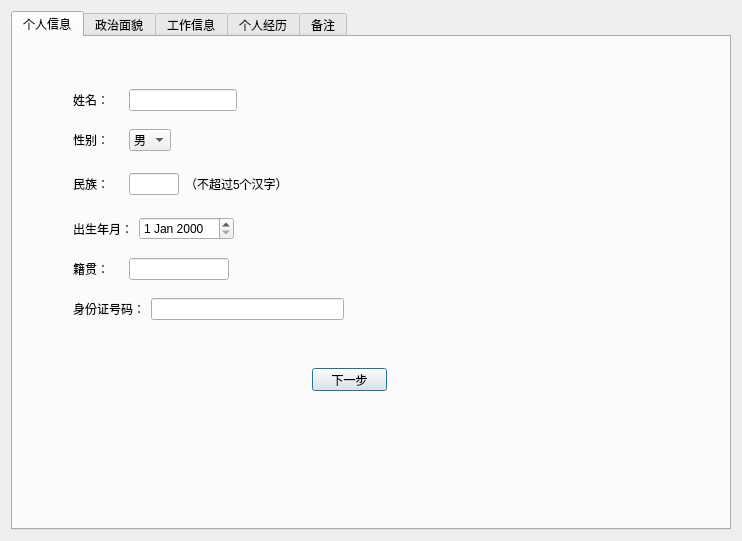
<?xml version="1.0" encoding="UTF-8"?>
<ui version="4.0">
 <class>AddTeacherInfoDialog</class>
 <widget class="QDialog" name="AddTeacherInfoDialog">
  <property name="geometry">
   <rect>
    <x>0</x>
    <y>0</y>
    <width>742</width>
    <height>541</height>
   </rect>
  </property>
  <property name="windowTitle">
   <string>Dialog</string>
  </property>
  <layout class="QVBoxLayout" name="verticalLayout">
   <item>
    <widget class="QTabWidget" name="tabWidget">
     <property name="currentIndex">
      <number>0</number>
     </property>
     <widget class="QWidget" name="tab">
      <attribute name="title">
       <string>个人信息</string>
      </attribute>
      <widget class="QWidget" name="layoutWidget">
       <property name="geometry">
        <rect>
         <x>60</x>
         <y>40</y>
         <width>271</width>
         <height>261</height>
        </rect>
       </property>
       <layout class="QVBoxLayout" name="verticalLayout_2">
        <item>
         <layout class="QHBoxLayout" name="horizontalLayout">
          <item>
           <widget class="QLabel" name="label">
            <property name="text">
             <string>姓名：    </string>
            </property>
           </widget>
          </item>
          <item>
           <widget class="QLineEdit" name="lineEdit">
            <property name="maximumSize">
             <size>
              <width>150</width>
              <height>16777215</height>
             </size>
            </property>
           </widget>
          </item>
          <item>
           <spacer name="horizontalSpacer">
            <property name="orientation">
             <enum>Qt::Horizontal</enum>
            </property>
            <property name="sizeHint" stdset="0">
             <size>
              <width>40</width>
              <height>20</height>
             </size>
            </property>
           </spacer>
          </item>
         </layout>
        </item>
        <item>
         <layout class="QHBoxLayout" name="horizontalLayout_4">
          <item>
           <widget class="QLabel" name="label_2">
            <property name="text">
             <string>性别：    </string>
            </property>
           </widget>
          </item>
          <item>
           <widget class="QComboBox" name="comboBox">
            <item>
             <property name="text">
              <string>男</string>
             </property>
            </item>
            <item>
             <property name="text">
              <string>女</string>
             </property>
            </item>
           </widget>
          </item>
          <item>
           <spacer name="horizontalSpacer_2">
            <property name="orientation">
             <enum>Qt::Horizontal</enum>
            </property>
            <property name="sizeHint" stdset="0">
             <size>
              <width>40</width>
              <height>20</height>
             </size>
            </property>
           </spacer>
          </item>
         </layout>
        </item>
        <item>
         <layout class="QHBoxLayout" name="horizontalLayout_3">
          <item>
           <widget class="QLabel" name="label_3">
            <property name="text">
             <string>民族：    </string>
            </property>
           </widget>
          </item>
          <item>
           <widget class="QLineEdit" name="lineEdit_3">
            <property name="maximumSize">
             <size>
              <width>50</width>
              <height>16777215</height>
             </size>
            </property>
           </widget>
          </item>
          <item>
           <widget class="QLabel" name="label_11">
            <property name="maximumSize">
             <size>
              <width>16777215</width>
              <height>30</height>
             </size>
            </property>
            <property name="text">
             <string>（不超过5个汉字）    </string>
            </property>
           </widget>
          </item>
          <item>
           <spacer name="horizontalSpacer_3">
            <property name="orientation">
             <enum>Qt::Horizontal</enum>
            </property>
            <property name="sizeHint" stdset="0">
             <size>
              <width>40</width>
              <height>20</height>
             </size>
            </property>
           </spacer>
          </item>
         </layout>
        </item>
        <item>
         <layout class="QHBoxLayout" name="horizontalLayout_5">
          <item>
           <widget class="QLabel" name="label_6">
            <property name="text">
             <string>出生年月：</string>
            </property>
           </widget>
          </item>
          <item>
           <widget class="QDateEdit" name="dateEdit"/>
          </item>
          <item>
           <spacer name="horizontalSpacer_5">
            <property name="orientation">
             <enum>Qt::Horizontal</enum>
            </property>
            <property name="sizeHint" stdset="0">
             <size>
              <width>40</width>
              <height>20</height>
             </size>
            </property>
           </spacer>
          </item>
         </layout>
        </item>
        <item>
         <layout class="QHBoxLayout" name="horizontalLayout_6">
          <item>
           <widget class="QLabel" name="label_4">
            <property name="text">
             <string>籍贯：    </string>
            </property>
           </widget>
          </item>
          <item>
           <widget class="QLineEdit" name="lineEdit_4">
            <property name="maximumSize">
             <size>
              <width>100</width>
              <height>16777215</height>
             </size>
            </property>
           </widget>
          </item>
          <item>
           <spacer name="horizontalSpacer_4">
            <property name="orientation">
             <enum>Qt::Horizontal</enum>
            </property>
            <property name="sizeHint" stdset="0">
             <size>
              <width>40</width>
              <height>20</height>
             </size>
            </property>
           </spacer>
          </item>
         </layout>
        </item>
        <item>
         <layout class="QHBoxLayout" name="horizontalLayout_2">
          <item>
           <widget class="QLabel" name="label_5">
            <property name="text">
             <string>身份证号码：</string>
            </property>
           </widget>
          </item>
          <item>
           <widget class="QLineEdit" name="lineEdit_2"/>
          </item>
         </layout>
        </item>
       </layout>
      </widget>
      <widget class="QPushButton" name="m_Page1Next">
       <property name="geometry">
        <rect>
         <x>299</x>
         <y>331</y>
         <width>75</width>
         <height>23</height>
        </rect>
       </property>
       <property name="text">
        <string>下一步</string>
       </property>
      </widget>
     </widget>
     <widget class="QWidget" name="tab_2">
      <attribute name="title">
       <string>政治面貌</string>
      </attribute>
      <widget class="QWidget" name="layoutWidget">
       <property name="geometry">
        <rect>
         <x>60</x>
         <y>40</y>
         <width>181</width>
         <height>81</height>
        </rect>
       </property>
       <layout class="QVBoxLayout" name="verticalLayout_3">
        <item>
         <layout class="QHBoxLayout" name="horizontalLayout_8">
          <item>
           <widget class="QLabel" name="label_7">
            <property name="text">
             <string>政治面貌：</string>
            </property>
           </widget>
          </item>
          <item>
           <widget class="QComboBox" name="comboBox_2">
            <property name="maxVisibleItems">
             <number>20</number>
            </property>
            <property name="sizeAdjustPolicy">
             <enum>QComboBox::AdjustToContents</enum>
            </property>
            <property name="frame">
             <bool>true</bool>
            </property>
            <item>
             <property name="text">
              <string>共产党员</string>
             </property>
            </item>
            <item>
             <property name="text">
              <string>民革成员</string>
             </property>
            </item>
            <item>
             <property name="text">
              <string>民盟盟员</string>
             </property>
            </item>
            <item>
             <property name="text">
              <string>民建会员</string>
             </property>
            </item>
            <item>
             <property name="text">
              <string>民进会员</string>
             </property>
            </item>
            <item>
             <property name="text">
              <string>农工党党员</string>
             </property>
            </item>
            <item>
             <property name="text">
              <string>致公党党员</string>
             </property>
            </item>
            <item>
             <property name="text">
              <string>九三学社社员</string>
             </property>
            </item>
            <item>
             <property name="text">
              <string>台盟盟员</string>
             </property>
            </item>
            <item>
             <property name="text">
              <string>无党派民主人士</string>
             </property>
            </item>
           </widget>
          </item>
         </layout>
        </item>
        <item>
         <layout class="QHBoxLayout" name="horizontalLayout_7">
          <item>
           <widget class="QLabel" name="label_8">
            <property name="text">
             <string>入党时间：</string>
            </property>
           </widget>
          </item>
          <item>
           <widget class="QDateEdit" name="dateEdit_2"/>
          </item>
         </layout>
        </item>
       </layout>
      </widget>
      <widget class="QWidget" name="layoutWidget">
       <property name="geometry">
        <rect>
         <x>210</x>
         <y>330</y>
         <width>164</width>
         <height>25</height>
        </rect>
       </property>
       <layout class="QHBoxLayout" name="horizontalLayout_9">
        <item>
         <widget class="QPushButton" name="m_Page2Pre">
          <property name="text">
           <string>上一步</string>
          </property>
         </widget>
        </item>
        <item>
         <spacer name="horizontalSpacer_6">
          <property name="orientation">
           <enum>Qt::Horizontal</enum>
          </property>
          <property name="sizeHint" stdset="0">
           <size>
            <width>40</width>
            <height>20</height>
           </size>
          </property>
         </spacer>
        </item>
        <item>
         <widget class="QPushButton" name="m_Page2Next">
          <property name="text">
           <string>下一步</string>
          </property>
         </widget>
        </item>
       </layout>
      </widget>
     </widget>
     <widget class="QWidget" name="tab_3">
      <attribute name="title">
       <string>工作信息</string>
      </attribute>
      <widget class="QWidget" name="layoutWidget_5">
       <property name="geometry">
        <rect>
         <x>470</x>
         <y>439</y>
         <width>164</width>
         <height>25</height>
        </rect>
       </property>
       <layout class="QHBoxLayout" name="horizontalLayout_24">
        <item>
         <widget class="QPushButton" name="m_Page3Pre">
          <property name="text">
           <string>上一步</string>
          </property>
         </widget>
        </item>
        <item>
         <spacer name="horizontalSpacer_15">
          <property name="orientation">
           <enum>Qt::Horizontal</enum>
          </property>
          <property name="sizeHint" stdset="0">
           <size>
            <width>40</width>
            <height>20</height>
           </size>
          </property>
         </spacer>
        </item>
        <item>
         <widget class="QPushButton" name="m_Page3Next">
          <property name="text">
           <string>下一步</string>
          </property>
         </widget>
        </item>
       </layout>
      </widget>
      <widget class="Line" name="line_3">
       <property name="geometry">
        <rect>
         <x>60</x>
         <y>150</y>
         <width>571</width>
         <height>16</height>
        </rect>
       </property>
       <property name="orientation">
        <enum>Qt::Horizontal</enum>
       </property>
      </widget>
      <widget class="Line" name="line_4">
       <property name="geometry">
        <rect>
         <x>58</x>
         <y>281</y>
         <width>571</width>
         <height>16</height>
        </rect>
       </property>
       <property name="orientation">
        <enum>Qt::Horizontal</enum>
       </property>
      </widget>
      <widget class="QWidget" name="layoutWidget">
       <property name="geometry">
        <rect>
         <x>60</x>
         <y>41</y>
         <width>471</width>
         <height>101</height>
        </rect>
       </property>
       <layout class="QGridLayout" name="gridLayout">
        <item row="0" column="0">
         <layout class="QHBoxLayout" name="horizontalLayout_22">
          <item>
           <widget class="QLabel" name="label_9">
            <property name="text">
             <string>所在专业： </string>
            </property>
           </widget>
          </item>
          <item>
           <widget class="QComboBox" name="comboBox_7">
            <property name="sizePolicy">
             <sizepolicy hsizetype="MinimumExpanding" vsizetype="Fixed">
              <horstretch>0</horstretch>
              <verstretch>0</verstretch>
             </sizepolicy>
            </property>
            <property name="maxVisibleItems">
             <number>20</number>
            </property>
            <item>
             <property name="text">
              <string>细胞与发育生物学系</string>
             </property>
            </item>
            <item>
             <property name="text">
              <string>遗传学系</string>
             </property>
            </item>
            <item>
             <property name="text">
              <string>植物学与动物学系</string>
             </property>
            </item>
            <item>
             <property name="text">
              <string>病毒学系</string>
             </property>
            </item>
            <item>
             <property name="text">
              <string>微生物学系</string>
             </property>
            </item>
            <item>
             <property name="text">
              <string>生物化学系</string>
             </property>
            </item>
            <item>
             <property name="text">
              <string>实验中心</string>
             </property>
            </item>
            <item>
             <property name="text">
              <string>公共服务中心</string>
             </property>
            </item>
            <item>
             <property name="text">
              <string>仪器设备共享中心</string>
             </property>
            </item>
            <item>
             <property name="text">
              <string>院党政办公室</string>
             </property>
            </item>
            <item>
             <property name="text">
              <string>其他</string>
             </property>
            </item>
           </widget>
          </item>
          <item>
           <spacer name="horizontalSpacer_21">
            <property name="orientation">
             <enum>Qt::Horizontal</enum>
            </property>
            <property name="sizeHint" stdset="0">
             <size>
              <width>40</width>
              <height>20</height>
             </size>
            </property>
           </spacer>
          </item>
         </layout>
        </item>
        <item row="0" column="1">
         <layout class="QHBoxLayout" name="horizontalLayout_19">
          <item>
           <spacer name="horizontalSpacer_13">
            <property name="orientation">
             <enum>Qt::Horizontal</enum>
            </property>
            <property name="sizeHint" stdset="0">
             <size>
              <width>40</width>
              <height>20</height>
             </size>
            </property>
           </spacer>
          </item>
          <item>
           <widget class="QLabel" name="label_10">
            <property name="text">
             <string>类别：</string>
            </property>
           </widget>
          </item>
          <item>
           <widget class="QComboBox" name="comboBox_3">
            <item>
             <property name="text">
              <string>教师</string>
             </property>
            </item>
            <item>
             <property name="text">
              <string>管理</string>
             </property>
            </item>
            <item>
             <property name="text">
              <string>专技</string>
             </property>
            </item>
            <item>
             <property name="text">
              <string>工人</string>
             </property>
            </item>
           </widget>
          </item>
          <item>
           <spacer name="horizontalSpacer_22">
            <property name="orientation">
             <enum>Qt::Horizontal</enum>
            </property>
            <property name="sizeHint" stdset="0">
             <size>
              <width>40</width>
              <height>20</height>
             </size>
            </property>
           </spacer>
          </item>
         </layout>
        </item>
        <item row="1" column="0">
         <layout class="QHBoxLayout" name="horizontalLayout_20">
          <item>
           <widget class="QLabel" name="label_21">
            <property name="text">
             <string>人事号：   </string>
            </property>
           </widget>
          </item>
          <item>
           <widget class="QLineEdit" name="lineEdit_9"/>
          </item>
          <item>
           <widget class="QLabel" name="label_34">
            <property name="text">
             <string>（8位数字）</string>
            </property>
           </widget>
          </item>
         </layout>
        </item>
        <item row="1" column="1">
         <layout class="QHBoxLayout" name="horizontalLayout_21">
          <item>
           <spacer name="horizontalSpacer_20">
            <property name="orientation">
             <enum>Qt::Horizontal</enum>
            </property>
            <property name="sizeHint" stdset="0">
             <size>
              <width>40</width>
              <height>20</height>
             </size>
            </property>
           </spacer>
          </item>
          <item>
           <widget class="QLabel" name="label_22">
            <property name="text">
             <string>任现职时间：</string>
            </property>
           </widget>
          </item>
          <item>
           <widget class="QLineEdit" name="lineEdit_10">
            <property name="minimumSize">
             <size>
              <width>0</width>
              <height>0</height>
             </size>
            </property>
            <property name="maximumSize">
             <size>
              <width>60</width>
              <height>16777215</height>
             </size>
            </property>
           </widget>
          </item>
         </layout>
        </item>
        <item row="2" column="0">
         <layout class="QHBoxLayout" name="horizontalLayout_23">
          <item>
           <widget class="QLabel" name="label_23">
            <property name="text">
             <string>职称/职级：</string>
            </property>
           </widget>
          </item>
          <item>
           <widget class="QLineEdit" name="lineEdit_16">
            <property name="minimumSize">
             <size>
              <width>0</width>
              <height>0</height>
             </size>
            </property>
            <property name="maximumSize">
             <size>
              <width>16777215</width>
              <height>16777215</height>
             </size>
            </property>
           </widget>
          </item>
          <item>
           <widget class="QDateEdit" name="dateEdit_12">
            <property name="minimumSize">
             <size>
              <width>65</width>
              <height>0</height>
             </size>
            </property>
            <property name="maximumSize">
             <size>
              <width>65</width>
              <height>16777215</height>
             </size>
            </property>
            <property name="displayFormat">
             <string>yyyy/M</string>
            </property>
           </widget>
          </item>
         </layout>
        </item>
        <item row="2" column="1">
         <spacer name="horizontalSpacer_19">
          <property name="orientation">
           <enum>Qt::Horizontal</enum>
          </property>
          <property name="sizeHint" stdset="0">
           <size>
            <width>40</width>
            <height>20</height>
           </size>
          </property>
         </spacer>
        </item>
       </layout>
      </widget>
      <widget class="QWidget" name="layoutWidget">
       <property name="geometry">
        <rect>
         <x>60</x>
         <y>170</y>
         <width>211</width>
         <height>101</height>
        </rect>
       </property>
       <layout class="QVBoxLayout" name="verticalLayout_11">
        <item>
         <layout class="QHBoxLayout" name="horizontalLayout_18">
          <item>
           <widget class="QLabel" name="label_37">
            <property name="text">
             <string>行政兼职：</string>
            </property>
           </widget>
          </item>
          <item>
           <widget class="QLineEdit" name="lineEdit_8"/>
          </item>
         </layout>
        </item>
        <item>
         <layout class="QHBoxLayout" name="horizontalLayout_30">
          <item>
           <widget class="QLabel" name="label_38">
            <property name="text">
             <string>其他兼职：</string>
            </property>
           </widget>
          </item>
          <item>
           <widget class="QLineEdit" name="lineEdit_14"/>
          </item>
         </layout>
        </item>
        <item>
         <layout class="QHBoxLayout" name="horizontalLayout_16">
          <item>
           <widget class="QLabel" name="label_35">
            <property name="text">
             <string>学术兼职：</string>
            </property>
           </widget>
          </item>
          <item>
           <widget class="QLineEdit" name="lineEdit_6"/>
          </item>
         </layout>
        </item>
       </layout>
      </widget>
      <widget class="QWidget" name="layoutWidget">
       <property name="geometry">
        <rect>
         <x>60</x>
         <y>303</y>
         <width>372</width>
         <height>81</height>
        </rect>
       </property>
       <layout class="QVBoxLayout" name="verticalLayout_10">
        <item>
         <layout class="QHBoxLayout" name="horizontalLayout_35">
          <item>
           <layout class="QHBoxLayout" name="horizontalLayout_32">
            <item>
             <widget class="QLabel" name="label_39">
              <property name="text">
               <string>研究生培养：    </string>
              </property>
             </widget>
            </item>
            <item>
             <widget class="QComboBox" name="comboBox_4">
              <item>
               <property name="text">
                <string>无</string>
               </property>
              </item>
              <item>
               <property name="text">
                <string>硕导</string>
               </property>
              </item>
              <item>
               <property name="text">
                <string>博导</string>
               </property>
              </item>
             </widget>
            </item>
           </layout>
          </item>
          <item>
           <layout class="QHBoxLayout" name="horizontalLayout_31">
            <item>
             <spacer name="horizontalSpacer_24">
              <property name="orientation">
               <enum>Qt::Horizontal</enum>
              </property>
              <property name="sizeHint" stdset="0">
               <size>
                <width>40</width>
                <height>20</height>
               </size>
              </property>
             </spacer>
            </item>
            <item>
             <widget class="QLabel" name="label_40">
              <property name="text">
               <string>任博导时间：</string>
              </property>
             </widget>
            </item>
            <item>
             <widget class="QLineEdit" name="lineEdit_15">
              <property name="maximumSize">
               <size>
                <width>60</width>
                <height>16777215</height>
               </size>
              </property>
             </widget>
            </item>
            <item>
             <spacer name="horizontalSpacer_25">
              <property name="orientation">
               <enum>Qt::Horizontal</enum>
              </property>
              <property name="sizeHint" stdset="0">
               <size>
                <width>40</width>
                <height>20</height>
               </size>
              </property>
             </spacer>
            </item>
           </layout>
          </item>
         </layout>
        </item>
        <item>
         <layout class="QHBoxLayout" name="horizontalLayout_17">
          <item>
           <widget class="QLabel" name="label_36">
            <property name="text">
             <string>获人才计划情况：</string>
            </property>
           </widget>
          </item>
          <item>
           <widget class="QLineEdit" name="lineEdit_7"/>
          </item>
         </layout>
        </item>
       </layout>
      </widget>
     </widget>
     <widget class="QWidget" name="tab_4">
      <attribute name="title">
       <string>个人经历</string>
      </attribute>
      <widget class="QWidget" name="layoutWidget_7">
       <property name="geometry">
        <rect>
         <x>470</x>
         <y>439</y>
         <width>164</width>
         <height>25</height>
        </rect>
       </property>
       <layout class="QHBoxLayout" name="horizontalLayout_34">
        <item>
         <widget class="QPushButton" name="m_Page4Pre">
          <property name="text">
           <string>上一步</string>
          </property>
         </widget>
        </item>
        <item>
         <spacer name="horizontalSpacer_18">
          <property name="orientation">
           <enum>Qt::Horizontal</enum>
          </property>
          <property name="sizeHint" stdset="0">
           <size>
            <width>40</width>
            <height>20</height>
           </size>
          </property>
         </spacer>
        </item>
        <item>
         <widget class="QPushButton" name="m_Page4Next">
          <property name="text">
           <string>下一步</string>
          </property>
         </widget>
        </item>
       </layout>
      </widget>
      <widget class="QWidget" name="layoutWidget">
       <property name="geometry">
        <rect>
         <x>61</x>
         <y>172</y>
         <width>291</width>
         <height>111</height>
        </rect>
       </property>
       <layout class="QVBoxLayout" name="verticalLayout_5">
        <item>
         <widget class="QLabel" name="label_29">
          <property name="maximumSize">
           <size>
            <width>16777215</width>
            <height>20</height>
           </size>
          </property>
          <property name="text">
           <string>工作经历及时间：</string>
          </property>
         </widget>
        </item>
        <item>
         <layout class="QHBoxLayout" name="horizontalLayout_14">
          <item>
           <widget class="QLabel" name="label_30">
            <property name="text">
             <string>最初工作时间：</string>
            </property>
           </widget>
          </item>
          <item>
           <widget class="QDateEdit" name="dateEdit_10">
            <property name="displayFormat">
             <string>yyyy/M</string>
            </property>
           </widget>
          </item>
          <item>
           <spacer name="horizontalSpacer_7">
            <property name="orientation">
             <enum>Qt::Horizontal</enum>
            </property>
            <property name="sizeHint" stdset="0">
             <size>
              <width>40</width>
              <height>20</height>
             </size>
            </property>
           </spacer>
          </item>
         </layout>
        </item>
        <item>
         <layout class="QHBoxLayout" name="horizontalLayout_13">
          <item>
           <widget class="QLabel" name="label_31">
            <property name="text">
             <string>工作单位：</string>
            </property>
           </widget>
          </item>
          <item>
           <widget class="QLineEdit" name="lineEdit_5"/>
          </item>
         </layout>
        </item>
        <item>
         <layout class="QHBoxLayout" name="horizontalLayout_15">
          <item>
           <widget class="QLabel" name="label_32">
            <property name="text">
             <string>本院任职时间：</string>
            </property>
           </widget>
          </item>
          <item>
           <widget class="QDateEdit" name="dateEdit_11">
            <property name="displayFormat">
             <string>yyyy/M</string>
            </property>
           </widget>
          </item>
          <item>
           <spacer name="horizontalSpacer_8">
            <property name="orientation">
             <enum>Qt::Horizontal</enum>
            </property>
            <property name="sizeHint" stdset="0">
             <size>
              <width>40</width>
              <height>20</height>
             </size>
            </property>
           </spacer>
          </item>
         </layout>
        </item>
       </layout>
      </widget>
      <widget class="QWidget" name="layoutWidget">
       <property name="geometry">
        <rect>
         <x>61</x>
         <y>312</y>
         <width>571</width>
         <height>91</height>
        </rect>
       </property>
       <layout class="QVBoxLayout" name="verticalLayout_8">
        <item>
         <widget class="QLabel" name="label_33">
          <property name="maximumSize">
           <size>
            <width>16777215</width>
            <height>20</height>
           </size>
          </property>
          <property name="text">
           <string>出国及回国情况：</string>
          </property>
         </widget>
        </item>
        <item>
         <widget class="QTextEdit" name="textEdit">
          <property name="sizePolicy">
           <sizepolicy hsizetype="Expanding" vsizetype="Preferred">
            <horstretch>0</horstretch>
            <verstretch>0</verstretch>
           </sizepolicy>
          </property>
          <property name="maximumSize">
           <size>
            <width>16777215</width>
            <height>100</height>
           </size>
          </property>
         </widget>
        </item>
       </layout>
      </widget>
      <widget class="Line" name="line">
       <property name="geometry">
        <rect>
         <x>61</x>
         <y>149</y>
         <width>571</width>
         <height>16</height>
        </rect>
       </property>
       <property name="orientation">
        <enum>Qt::Horizontal</enum>
       </property>
      </widget>
      <widget class="Line" name="line_2">
       <property name="geometry">
        <rect>
         <x>61</x>
         <y>290</y>
         <width>571</width>
         <height>16</height>
        </rect>
       </property>
       <property name="orientation">
        <enum>Qt::Horizontal</enum>
       </property>
      </widget>
      <widget class="QWidget" name="layoutWidget">
       <property name="geometry">
        <rect>
         <x>60</x>
         <y>40</y>
         <width>578</width>
         <height>101</height>
        </rect>
       </property>
       <layout class="QVBoxLayout" name="verticalLayout_6">
        <item>
         <widget class="QLabel" name="label_12">
          <property name="maximumSize">
           <size>
            <width>16777215</width>
            <height>20</height>
           </size>
          </property>
          <property name="text">
           <string>学历学位及取得时间：</string>
          </property>
         </widget>
        </item>
        <item>
         <layout class="QVBoxLayout" name="verticalLayout_4">
          <item>
           <layout class="QHBoxLayout" name="horizontalLayout_33">
            <item>
             <layout class="QHBoxLayout" name="horizontalLayout_10">
              <item>
               <widget class="QLabel" name="label_13">
                <property name="text">
                 <string>本科：      </string>
                </property>
               </widget>
              </item>
              <item>
               <widget class="QLabel" name="label_16">
                <property name="text">
                 <string>从</string>
                </property>
               </widget>
              </item>
              <item>
               <widget class="QDateEdit" name="dateEdit_3">
                <property name="displayFormat">
                 <string>yyyy/M</string>
                </property>
               </widget>
              </item>
              <item>
               <widget class="QLabel" name="label_17">
                <property name="text">
                 <string>到</string>
                </property>
               </widget>
              </item>
              <item>
               <widget class="QDateEdit" name="dateEdit_4">
                <property name="displayFormat">
                 <string>yyyy/M</string>
                </property>
               </widget>
              </item>
             </layout>
            </item>
            <item>
             <layout class="QHBoxLayout" name="horizontalLayout_11">
              <item>
               <spacer name="horizontalSpacer_9">
                <property name="orientation">
                 <enum>Qt::Horizontal</enum>
                </property>
                <property name="sizeHint" stdset="0">
                 <size>
                  <width>40</width>
                  <height>20</height>
                 </size>
                </property>
               </spacer>
              </item>
              <item>
               <widget class="QLabel" name="label_14">
                <property name="text">
                 <string>硕士研究生：</string>
                </property>
               </widget>
              </item>
              <item>
               <widget class="QLabel" name="label_19">
                <property name="text">
                 <string>从</string>
                </property>
               </widget>
              </item>
              <item>
               <widget class="QDateEdit" name="dateEdit_6">
                <property name="displayFormat">
                 <string>yyyy/M</string>
                </property>
               </widget>
              </item>
              <item>
               <widget class="QLabel" name="label_18">
                <property name="text">
                 <string>到</string>
                </property>
               </widget>
              </item>
              <item>
               <widget class="QDateEdit" name="dateEdit_7">
                <property name="displayFormat">
                 <string>yyyy/M</string>
                </property>
               </widget>
              </item>
             </layout>
            </item>
           </layout>
          </item>
          <item>
           <layout class="QHBoxLayout" name="horizontalLayout_12">
            <item>
             <widget class="QLabel" name="label_15">
              <property name="text">
               <string>博士研究生：</string>
              </property>
             </widget>
            </item>
            <item>
             <widget class="QLabel" name="label_28">
              <property name="text">
               <string>从</string>
              </property>
             </widget>
            </item>
            <item>
             <widget class="QDateEdit" name="dateEdit_8">
              <property name="displayFormat">
               <string>yyyy/M</string>
              </property>
             </widget>
            </item>
            <item>
             <widget class="QLabel" name="label_20">
              <property name="text">
               <string>到</string>
              </property>
             </widget>
            </item>
            <item>
             <widget class="QDateEdit" name="dateEdit_9">
              <property name="displayFormat">
               <string>yyyy/M</string>
              </property>
             </widget>
            </item>
            <item>
             <spacer name="horizontalSpacer_10">
              <property name="orientation">
               <enum>Qt::Horizontal</enum>
              </property>
              <property name="sizeHint" stdset="0">
               <size>
                <width>40</width>
                <height>20</height>
               </size>
              </property>
             </spacer>
            </item>
           </layout>
          </item>
         </layout>
        </item>
       </layout>
      </widget>
     </widget>
     <widget class="QWidget" name="tab_5">
      <attribute name="title">
       <string>备注</string>
      </attribute>
      <widget class="QWidget" name="layoutWidget_6">
       <property name="geometry">
        <rect>
         <x>210</x>
         <y>330</y>
         <width>164</width>
         <height>25</height>
        </rect>
       </property>
       <layout class="QHBoxLayout" name="horizontalLayout_29">
        <item>
         <widget class="QPushButton" name="m_Page5Pre">
          <property name="text">
           <string>上一步</string>
          </property>
         </widget>
        </item>
        <item>
         <spacer name="horizontalSpacer_17">
          <property name="orientation">
           <enum>Qt::Horizontal</enum>
          </property>
          <property name="sizeHint" stdset="0">
           <size>
            <width>40</width>
            <height>20</height>
           </size>
          </property>
         </spacer>
        </item>
        <item>
         <widget class="QPushButton" name="m_Page5Next">
          <property name="text">
           <string>完  成</string>
          </property>
         </widget>
        </item>
       </layout>
      </widget>
      <widget class="QWidget" name="layoutWidget">
       <property name="geometry">
        <rect>
         <x>60</x>
         <y>40</y>
         <width>221</width>
         <height>181</height>
        </rect>
       </property>
       <layout class="QVBoxLayout" name="verticalLayout_7">
        <item>
         <layout class="QHBoxLayout" name="horizontalLayout_25">
          <item>
           <widget class="QLabel" name="label_24">
            <property name="text">
             <string>退休时间：</string>
            </property>
           </widget>
          </item>
          <item>
           <widget class="QDateEdit" name="dateEdit_5"/>
          </item>
          <item>
           <spacer name="horizontalSpacer_16">
            <property name="orientation">
             <enum>Qt::Horizontal</enum>
            </property>
            <property name="sizeHint" stdset="0">
             <size>
              <width>40</width>
              <height>20</height>
             </size>
            </property>
           </spacer>
          </item>
         </layout>
        </item>
        <item>
         <layout class="QHBoxLayout" name="horizontalLayout_26">
          <item>
           <widget class="QLabel" name="label_25">
            <property name="text">
             <string>电子邮件：</string>
            </property>
           </widget>
          </item>
          <item>
           <widget class="QLineEdit" name="lineEdit_11"/>
          </item>
         </layout>
        </item>
        <item>
         <layout class="QHBoxLayout" name="horizontalLayout_27">
          <item>
           <widget class="QLabel" name="label_26">
            <property name="text">
             <string>办公电话：</string>
            </property>
           </widget>
          </item>
          <item>
           <widget class="QLineEdit" name="lineEdit_12"/>
          </item>
         </layout>
        </item>
        <item>
         <layout class="QHBoxLayout" name="horizontalLayout_28">
          <item>
           <widget class="QLabel" name="label_27">
            <property name="text">
             <string>移动电话：</string>
            </property>
           </widget>
          </item>
          <item>
           <widget class="QLineEdit" name="lineEdit_13"/>
          </item>
         </layout>
        </item>
       </layout>
      </widget>
     </widget>
    </widget>
   </item>
  </layout>
 </widget>
 <resources/>
 <connections/>
</ui>
